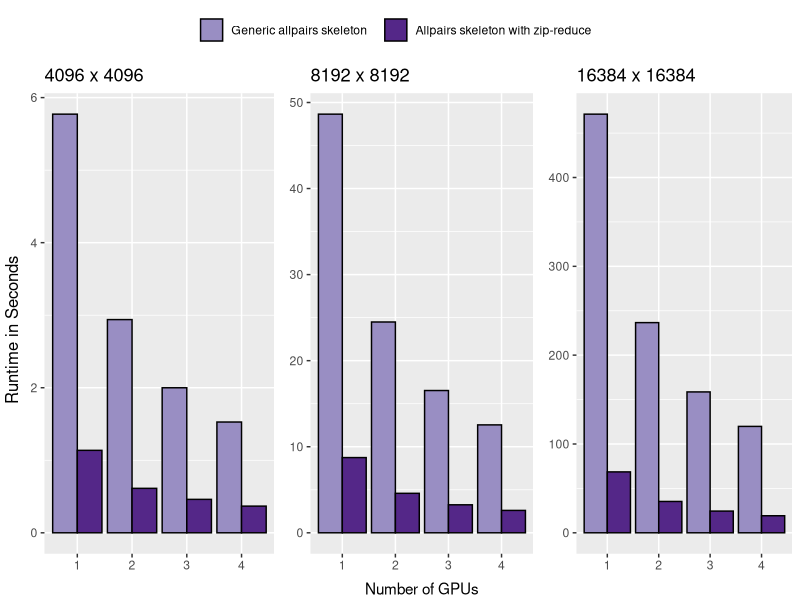
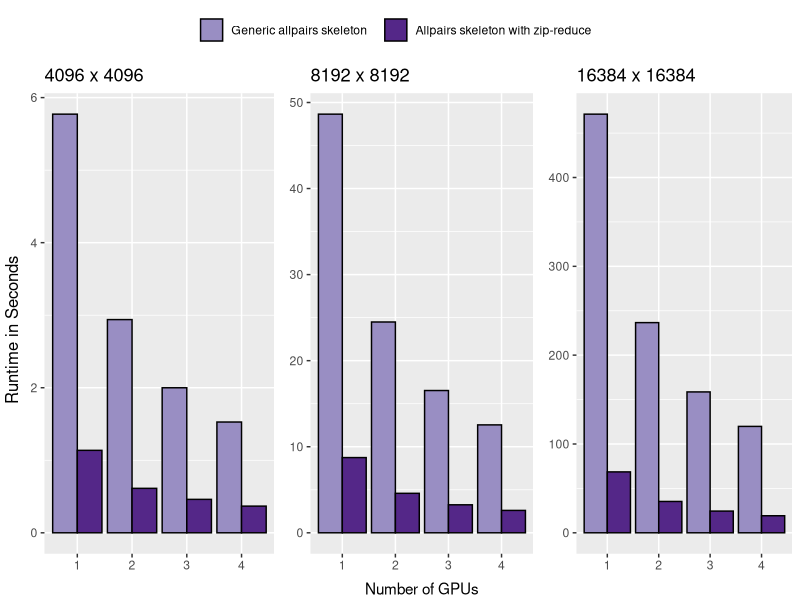

Reproduce these figures in R, in order.
library(ggplot2)
library(gridExtra)

my_levels <- c("Generic allpairs skeleton   ", "Allpairs skeleton with zip-reduce   ")

colors <- scale_fill_manual(values=c("#998ec3", "#542788"))

data4 <- read.table("mat_mult_devices.txt", header=TRUE, sep=",")
data4$Size <- factor(data4$Size, levels = c("4096 x 4096"))
data4$Devices <- factor(data4$Devices, levels = c("1", "2", "3", "4"))
data4$Program <- factor(data4$Program, levels = my_levels)

plot4 <- ggplot(na.omit(data4), aes(x=Devices, y=Time, fill=Program))
plot4 <- plot4 + labs(title="4096 x 4096")
plot4 <- plot4 + geom_bar(position="dodge", color="black", stat = "identity")
plot4 <- plot4 + colors
plot4 <- plot4 + xlab("") + theme(axis.title.y = element_blank())
plot4 <- plot4 + theme(legend.title=element_blank(), legend.background=element_blank(), legend.position="bottom")

tmp <- ggplot_gtable(ggplot_build(plot4))
leg <- which(sapply(tmp$grobs, function(x) x$name) == "guide-box")
legend <- tmp$grobs[[leg]]

plot4 <- plot4 + theme(legend.title=element_blank(), legend.background=element_blank(), legend.position="none")



data8 <- read.table("mat_mult_devices.txt", header=TRUE, sep=",")
data8$Size <- factor(data8$Size, levels = c("8192 x 8192"))
data8$Devices <- factor(data8$Devices, levels = c("1", "2", "3", "4"))
data8$Program <- factor(data8$Program, levels = my_levels)

plot8 <- ggplot(na.omit(data8), aes(x=Devices, y=Time, fill=Program))
plot8 <- plot8 + labs(title="8192 x 8192")
plot8 <- plot8 + geom_bar(position="dodge", color="black", stat = "identity")
plot8 <- plot8 + colors
plot8 <- plot8 + theme(legend.title=element_blank(), legend.background=element_blank(), legend.position="none")
plot8 <- plot8 + xlab("Number of GPUs") + theme(axis.title.y = element_blank())
plot8 <- plot8 + theme(axis.title.x = element_text(vjust = -0.5))


data16 <- read.table("mat_mult_devices.txt", header=TRUE, sep=",")
data16$Size <- factor(data16$Size, levels = c("16384 x 16384"))
data16$Devices <- factor(data16$Devices, levels = c("1", "2", "3", "4"))
data16$Program <- factor(data16$Program, levels = my_levels)

plot16 <- ggplot(na.omit(data16), aes(x=Devices, y=Time, fill=Program))
plot16 <- plot16 + labs(title="16384 x 16384")
plot16 <- plot16 + geom_bar(position="dodge", color="black", stat = "identity")
plot16 <- plot16 + colors
plot16 <- plot16 + theme(legend.title=element_blank(), legend.background=element_blank(), legend.position="none")
plot16 <- plot16 + xlab("") + theme(axis.title.y = element_blank())



postscript("mat_mult_devices.ps", horizontal=FALSE, width=8, height=3.5)
plot <- grid.arrange(legend,
                     arrangeGrob(plot4, plot8, plot16, left="Runtime in Seconds", nrow=1),
										 heights=c(0.1,0.9),
									   ncol=1)
dev.off()

pdf("mat_mult_devices.pdf", width=8, height=3.5)
plot <- grid.arrange(legend,
                     arrangeGrob(plot4, plot8, plot16, left="Runtime in Seconds", nrow=1),
										 heights=c(0.1,0.9),
									   ncol=1)
dev.off()
